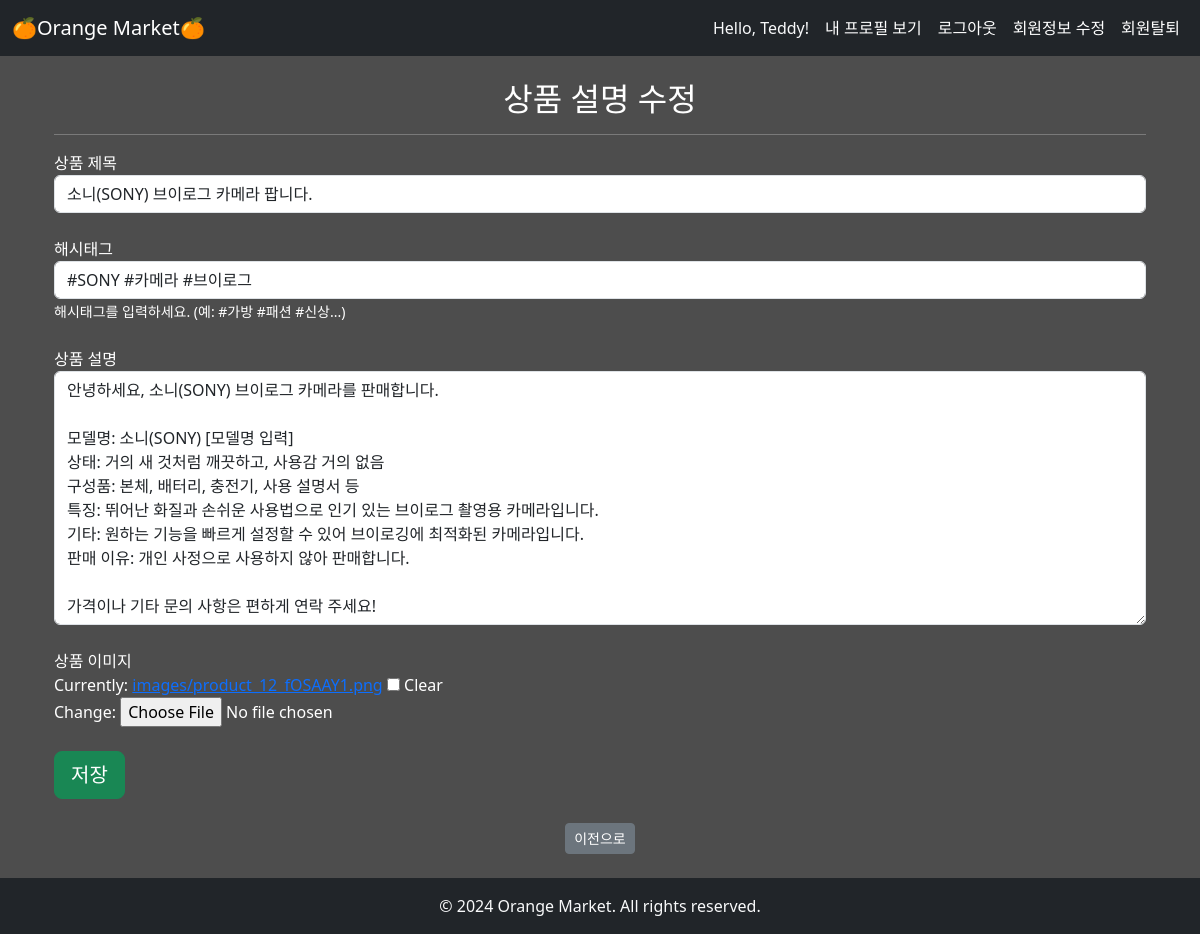
Before: /articles/21/update/ (signed in) with the older database file.
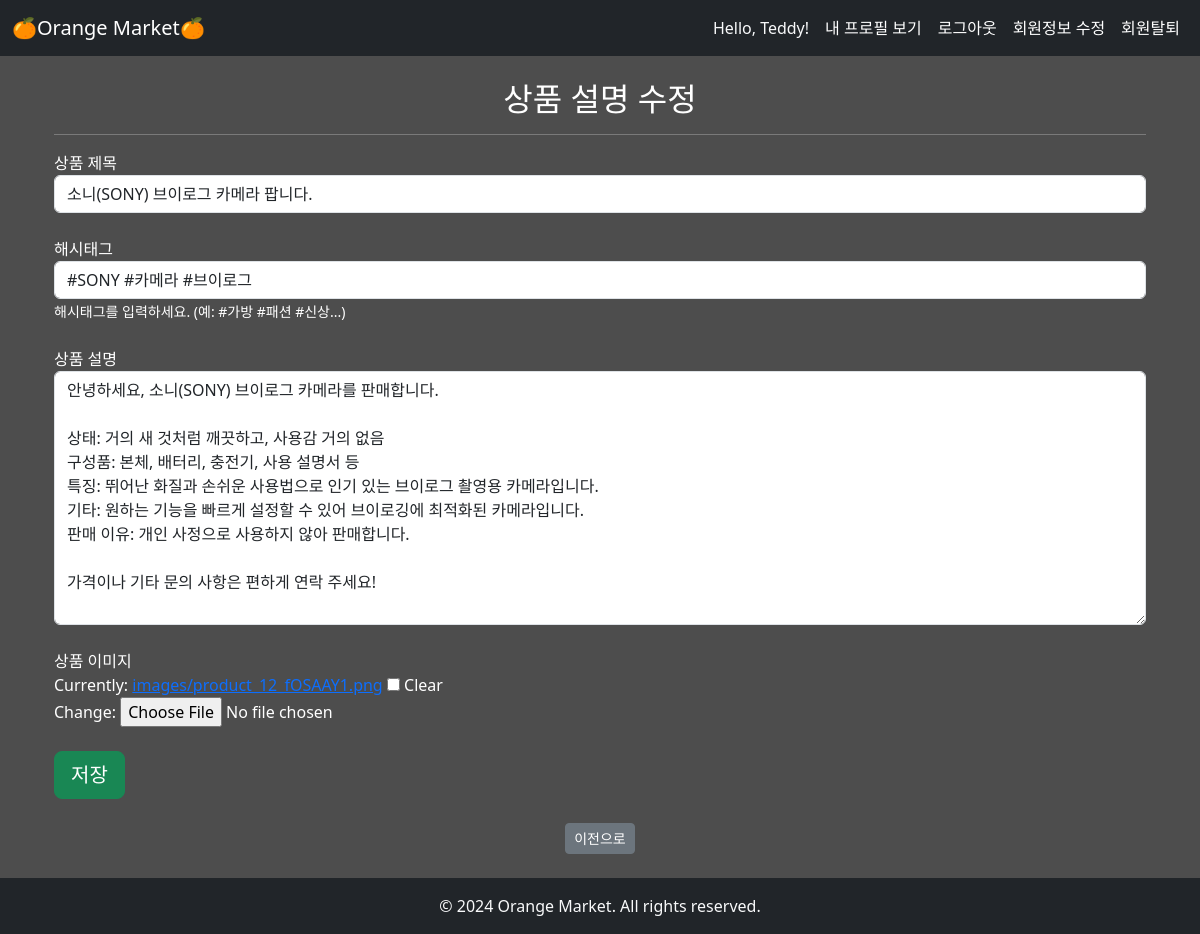
After: the same page with the newer database file.
### articles/models.py (models this page shows, shortened)
class Article(models.Model):
    title = models.CharField(max_length=50)
    content = models.TextField()
    created_at = models.DateTimeField(auto_now_add=True)
    updated_at = models.DateTimeField(auto_now=True)
    image = models.ImageField(upload_to='images/', blank=True)
    author = models.ForeignKey(
        settings.AUTH_USER_MODEL,
        on_delete=models.CASCADE,
        related_name="articles"
        )
    like_users = models.ManyToManyField(
        settings.AUTH_USER_MODEL,
        related_name="like_articles"
        )
    view_count = models.PositiveIntegerField(default=0)
    hashtags = models.ManyToManyField(Hashtag, related_name='articles', blank=True)

### articles/views.py (the view)
# urls.py: path("update/", views.update, name="update"),
@require_http_methods(["GET", "POST"])
def update(request, pk):
    if not request.user.is_authenticated:
        return redirect("accounts:login")
    article = get_object_or_404(Article, pk=pk)
    if request.user != article.author:
        return redirect("articles:articles")
    if request.method == "POST":
        form = ArticleForm(request.POST, request.FILES, instance=article)
        if form.is_valid():
            article = form.save()
            article.hashtags.clear()
            hashtags = form.cleaned_data['hashtags']
            for hashtag in hashtags:
                hashtag_obj, created = Hashtag.objects.get_or_create(name=hashtag)
                article.hashtags.add(hashtag_obj)
            return redirect("articles:article_detail", article.pk)
    else:
        form = ArticleForm(instance=article)
    context = {"form": form, "article": article}
    return render(request, "articles/update.html", context)

### articles/forms.py (shortened to what this page needs)
class ArticleForm(forms.ModelForm):
    hashtags = forms.CharField(
        max_length=500,
        required=False,
        help_text="해시태그를 공백으로 구분하여 입력하세요. (예: #패션 #가방 #클러치)"
    )
    class Meta:
        model = Article
        fields = ['title', 'content', 'image']  # 필요한 필드만 명시, 'hashtags'는 별도 처리
        exclude = ['author']  # author는 자동 설정되므로 제외
    def __init__(self, *args, **kwargs):
        article_instance = kwargs.get('instance')
        if article_instance and article_instance.pk:
            initial_hashtags = " ".join([f"{hashtag.name}" for hashtag in article_instance.hashtags.all()])
            kwargs.update({'initial': {'hashtags': initial_hashtags}})
        super().__init__(*args, **kwargs)

### articles/templates/articles/update.html (shortened to what this page needs)
{% extends "base.html" %}
{% load static %}
{% load widget_tweaks %}
{% block content %}
    <div class="container mt-4">
        <h2 class="text-center text-white">상품 설명 수정</h2>
        <hr class="border-white">
        <form action="{% url 'articles:update' article.pk %}" method="POST" enctype="multipart/form-data">
            <div class="row mb-4">
                <div class="col-md-12">
                    <label for="id_title" class="text-white">상품 제목</label>
                    {{ form.title|add_class:"form-control" }}
                </div>
            </div>
            <div class="row mb-4">
                <div class="col-md-12">
                    <label for="id_hashtags" class="text-white">해시태그</label>
                    {{ form.hashtags|add_class:"form-control" }}
                    <small class="form-text" style="color: white;">
                        해시태그를 입력하세요. (예: #가방 #패션 #신상...)
                    </small>
                </div>
            </div>
            <div class="row mb-4">
                <div class="col-md-12">
                    <label for="id_content" class="text-white">상품 설명</label>
                    {{ form.content|add_class:"form-control" }}
                </div>
            </div>
            <div class="row mb-4">
                <div class="col-md-12">
                    <label for="id_image" class="text-white">상품 이미지</label>
                    <br>
                    {{ form.image|add_class:"form-control-file" }}
                </div>
            </div>
            <div class="form-group">
                <button type="submit" class="btn btn-success btn-lg btn-block">저장</button>
            </div>
        </form>
        <div class="text-center mt-4">
            <a href="{% url 'articles:article_detail' article.pk %}" class="btn btn-secondary btn-sm">
                이전으로
            </a>
        </div>
    </div>
{% endblock content %}

Changed rows visible on the page:
changed Article "소니(SONY) 브이로그 카메라 팝니다.": content "…소니(SONY) 브이로그 카메라를 판매합니다. 모델명: 소니(SONY) [모델명 입력] 상태: 거의 새 것처럼…" → "…소니(SONY) 브이로그 카메라를 판매합니다. 상태: 거의 새 것처럼…"
